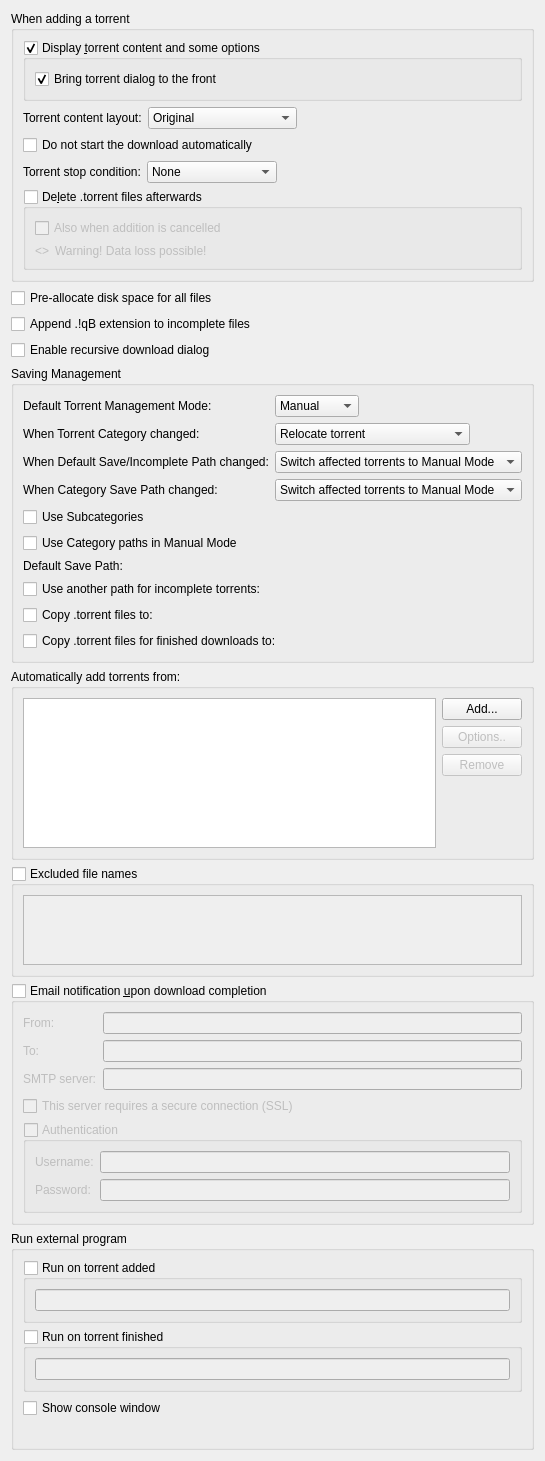
          <widget class="QWidget" name="scrollAreaWidgetContents_2">
           <property name="geometry">
            <rect>
             <x>0</x>
             <y>0</y>
             <width>470</width>
             <height>1066</height>
            </rect>
           </property>
           <layout class="QVBoxLayout" name="verticalLayout">
            <item>
             <widget class="QGroupBox" name="torrentAdditionBox">
              <property name="title">
               <string>When adding a torrent</string>
              </property>
              <layout class="QVBoxLayout" name="torrentAdditionBoxLayout">
               <item>
                <widget class="QGroupBox" name="checkAdditionDialog">
                 <property name="title">
                  <string>Display &amp;torrent content and some options</string>
                 </property>
                 <property name="checkable">
                  <bool>true</bool>
                 </property>
                 <layout class="QVBoxLayout" name="verticalLayout_18">
                  <item>
                   <widget class="QCheckBox" name="checkAdditionDialogFront">
                    <property name="text">
                     <string>Bring torrent dialog to the front</string>
                    </property>
                    <property name="checked">
                     <bool>true</bool>
                    </property>
                   </widget>
                  </item>
                 </layout>
                </widget>
               </item>
               <item>
                <layout class="QHBoxLayout" name="horizontalLayout_19">
                 <item>
                  <widget class="QLabel" name="contentLayoutLabel">
                   <property name="text">
                    <string>Torrent content layout:</string>
                   </property>
                  </widget>
                 </item>
                 <item>
                  <widget class="QComboBox" name="contentLayoutComboBox">
                   <property name="currentIndex">
                    <number>0</number>
                   </property>
                   <item>
                    <property name="text">
                     <string>Original</string>
                    </property>
                   </item>
                   <item>
                    <property name="text">
                     <string>Create subfolder</string>
                    </property>
                   </item>
                   <item>
                    <property name="text">
                     <string>Don't create subfolder</string>
                    </property>
                   </item>
                  </widget>
                 </item>
                 <item>
                  <spacer name="horizontalSpacer_20">
                   <property name="orientation">
                    <enum>Qt::Horizontal</enum>
                   </property>
                   <property name="sizeHint" stdset="0">
                    <size>
                     <width>40</width>
                     <height>20</height>
                    </size>
                   </property>
                  </spacer>
                 </item>
                </layout>
               </item>
               <item>
                <widget class="QCheckBox" name="checkStartPaused">
                 <property name="toolTip">
                  <string>The torrent will be added to download list in a paused state</string>
                 </property>
                 <property name="text">
                  <string extracomment="The torrent will be added to download list in a paused state">Do not start the download automatically</string>
                 </property>
                </widget>
               </item>
               <item>
                <layout class="QHBoxLayout" name="stopConditionLayout">
                 <item>
                  <widget class="QLabel" name="stopConditionLabel">
                   <property name="text">
                    <string>Torrent stop condition:</string>
                   </property>
                  </widget>
                 </item>
                 <item>
                  <widget class="QComboBox" name="stopConditionComboBox">
                   <property name="currentIndex">
                    <number>0</number>
                   </property>
                   <item>
                    <property name="text">
                     <string>None</string>
                    </property>
                   </item>
                   <item>
                    <property name="text">
                     <string>Metadata received</string>
                    </property>
                   </item>
                   <item>
                    <property name="text">
                     <string>Files checked</string>
                    </property>
                   </item>
                  </widget>
                 </item>
                 <item>
                  <spacer name="stopConditionSpacer">
                   <property name="orientation">
                    <enum>Qt::Horizontal</enum>
                   </property>
                   <property name="sizeHint" stdset="0">
                    <size>
                     <width>40</width>
                     <height>20</height>
                    </size>
                   </property>
                  </spacer>
                 </item>
                </layout>
               </item>
               <item>
                <widget class="QGroupBox" name="deleteTorrentBox">
                 <property name="toolTip">
                  <string>Whether the .torrent file should be deleted after adding it</string>
                 </property>
                 <property name="title">
                  <string>De&amp;lete .torrent files afterwards </string>
                 </property>
                 <property name="checkable">
                  <bool>true</bool>
                 </property>
                 <property name="checked">
                  <bool>false</bool>
                 </property>
                 <layout class="QVBoxLayout" name="deleteTorrentBoxLayout">
                  <item>
                   <widget class="QCheckBox" name="deleteCancelledTorrentBox">
                    <property name="toolTip">
                     <string>Also delete .torrent files whose addition was cancelled</string>
                    </property>
                    <property name="text">
                     <string>Also when addition is cancelled</string>
                    </property>
                   </widget>
                  </item>
                  <item>
                   <layout class="QHBoxLayout" name="deleteTorrentWarningLayout">
                    <item>
                     <widget class="QLabel" name="deleteTorrentWarningIcon">
                      <property name="sizePolicy">
                       <sizepolicy hsizetype="Fixed" vsizetype="Preferred">
                        <horstretch>0</horstretch>
                        <verstretch>0</verstretch>
                       </sizepolicy>
                      </property>
                      <property name="text">
                       <string notr="true">&lt;&gt;</string>
                      </property>
                     </widget>
                    </item>
                    <item>
                     <widget class="QLabel" name="deleteTorrentWarningLabel">
                      <property name="text">
                       <string>Warning! Data loss possible!</string>
                      </property>
                     </widget>
                    </item>
                   </layout>
                  </item>
                 </layout>
                </widget>
               </item>
              </layout>
             </widget>
            </item>
            <item>
             <widget class="QCheckBox" name="checkPreallocateAll">
              <property name="toolTip">
               <string>Allocate full file sizes on disk before starting downloads, to minimize fragmentation. Only useful for HDDs.</string>
              </property>
              <property name="text">
               <string>Pre-allocate disk space for all files</string>
              </property>
             </widget>
            </item>
            <item>
             <widget class="QCheckBox" name="checkAppendqB">
              <property name="text">
               <string>Append .!qB extension to incomplete files</string>
              </property>
             </widget>
            </item>
            <item>
             <widget class="QCheckBox" name="checkRecursiveDownload">
              <property name="toolTip">
               <string>When a torrent is downloaded, offer to add torrents from any .torrent files found inside it</string>
              </property>
              <property name="text">
               <string>Enable recursive download dialog</string>
              </property>
             </widget>
            </item>
            <item>
             <widget class="QGroupBox" name="groupSavingManagement">
              <property name="title">
               <string>Saving Management</string>
              </property>
              <layout class="QVBoxLayout" name="groupSavingManagementLayout">
               <item>
                <layout class="QGridLayout" name="gridLayout_3">
                 <item row="0" column="0">
                  <widget class="QLabel" name="label_40">
                   <property name="text">
                    <string>Default Torrent Management Mode:</string>
                   </property>
                  </widget>
                 </item>
                 <item row="0" column="1">
                  <layout class="QHBoxLayout" name="horizontalLayout_70">
                   <property name="spacing">
                    <number>10</number>
                   </property>
                   <item>
                    <widget class="QComboBox" name="comboSavingMode">
                     <property name="toolTip">
                      <string>Automatic: Various torrent properties (e.g. save path) will be decided by the associated category
Manual: Various torrent properties (e.g. save path) must be assigned manually</string>
                     </property>
                     <item>
                      <property name="text">
                       <string>Manual</string>
                      </property>
                     </item>
                     <item>
                      <property name="text">
                       <string>Automatic</string>
                      </property>
                     </item>
                    </widget>
                   </item>
                   <item>
                    <spacer name="horizontalSpacer_160">
                     <property name="orientation">
                      <enum>Qt::Horizontal</enum>
                     </property>
                     <property name="sizeHint" stdset="0">
                      <size>
                       <width>40</width>
                       <height>20</height>
                      </size>
                     </property>
                    </spacer>
                   </item>
                  </layout>
                 </item>
                 <item row="1" column="0">
                  <widget class="QLabel" name="labelTorrentCategoryChanged">
                   <property name="text">
                    <string>When Torrent Category changed:</string>
                   </property>
                  </widget>
                 </item>
                 <item row="1" column="1">
                  <layout class="QHBoxLayout" name="horizontalLayout_14">
                   <item>
                    <widget class="QComboBox" name="comboTorrentCategoryChanged">
                     <item>
                      <property name="text">
                       <string>Relocate torrent</string>
                      </property>
                     </item>
                     <item>
                      <property name="text">
                       <string>Switch torrent to Manual Mode</string>
                      </property>
                     </item>
                    </widget>
                   </item>
                   <item>
                    <spacer name="horizontalSpacer_17">
                     <property name="orientation">
                      <enum>Qt::Horizontal</enum>
                     </property>
                     <property name="sizeHint" stdset="0">
                      <size>
                       <width>40</width>
                       <height>20</height>
                      </size>
                     </property>
                    </spacer>
                   </item>
                  </layout>
                 </item>
                 <item row="2" column="0">
                  <widget class="QLabel" name="labelCategoryDefaultPathChanged">
                   <property name="text">
                    <string>When Default Save/Incomplete Path changed:</string>
                   </property>
                  </widget>
                 </item>
                 <item row="2" column="1">
                  <layout class="QHBoxLayout" name="horizontalLayout_15">
                   <item>
                    <widget class="QComboBox" name="comboCategoryDefaultPathChanged">
                     <property name="currentIndex">
                      <number>1</number>
                     </property>
                     <item>
                      <property name="text">
                       <string>Relocate affected torrents</string>
                      </property>
                     </item>
                     <item>
                      <property name="text">
                       <string>Switch affected torrents to Manual Mode</string>
                      </property>
                     </item>
                    </widget>
                   </item>
                   <item>
                    <spacer name="horizontalSpacer_18">
                     <property name="orientation">
                      <enum>Qt::Horizontal</enum>
                     </property>
                     <property name="sizeHint" stdset="0">
                      <size>
                       <width>40</width>
                       <height>20</height>
                      </size>
                     </property>
                    </spacer>
                   </item>
                  </layout>
                 </item>
                 <item row="3" column="0">
                  <widget class="QLabel" name="labelCategoryChanged">
                   <property name="text">
                    <string>When Category Save Path changed:</string>
                   </property>
                  </widget>
                 </item>
                 <item row="3" column="1">
                  <layout class="QHBoxLayout" name="horizontalLayout_17">
                   <item>
                    <widget class="QComboBox" name="comboCategoryChanged">
                     <property name="currentIndex">
                      <number>1</number>
                     </property>
                     <item>
                      <property name="text">
                       <string>Relocate affected torrents</string>
                      </property>
                     </item>
                     <item>
                      <property name="text">
                       <string>Switch affected torrents to Manual Mode</string>
                      </property>
                     </item>
                    </widget>
                   </item>
                   <item>
                    <spacer name="horizontalSpacer_19">
                     <property name="orientation">
                      <enum>Qt::Horizontal</enum>
                     </property>
                     <property name="sizeHint" stdset="0">
                      <size>
                       <width>40</width>
                       <height>20</height>
                      </size>
                     </property>
                    </spacer>
                   </item>
                  </layout>
                 </item>
                </layout>
               </item>
               <item>
                <widget class="QCheckBox" name="checkUseSubcategories">
                 <property name="text">
                  <string>Use Subcategories</string>
                 </property>
                </widget>
               </item>
               <item>
                <widget class="QCheckBox" name="checkUseCategoryPaths">
                 <property name="toolTip">
                  <string>Resolve relative Save Path against appropriate Category path instead of Default one</string>
                 </property>
                 <property name="text">
                  <string>Use Category paths in Manual Mode</string>
                 </property>
                </widget>
               </item>
               <item>
                <layout class="QGridLayout" name="gridLayout_4">
                 <item row="0" column="0">
                  <widget class="QLabel" name="labelSavePath">
                   <property name="text">
                    <string>Default Save Path:</string>
                   </property>
                  </widget>
                 </item>
                 <item row="0" column="1">
                  <widget class="FileSystemPathLineEdit" name="textSavePath" native="true"/>
                 </item>
                 <item row="1" column="0">
                  <widget class="QCheckBox" name="checkUseDownloadPath">
                   <property name="text">
                    <string>Use another path for incomplete torrents:</string>
                   </property>
                  </widget>
                 </item>
                 <item row="1" column="1">
                  <widget class="FileSystemPathLineEdit" name="textDownloadPath" native="true"/>
                 </item>
                 <item row="2" column="0">
                  <widget class="QCheckBox" name="checkExportDir">
                   <property name="text">
                    <string>Copy .torrent files to:</string>
                   </property>
                  </widget>
                 </item>
                 <item row="2" column="1">
                  <widget class="FileSystemPathLineEdit" name="textExportDir" native="true"/>
                 </item>
                 <item row="3" column="1">
                  <widget class="FileSystemPathLineEdit" name="textExportDirFin" native="true"/>
                 </item>
                 <item row="3" column="0">
                  <widget class="QCheckBox" name="checkExportDirFin">
                   <property name="text">
                    <string>Copy .torrent files for finished downloads to:</string>
                   </property>
                  </widget>
                 </item>
                </layout>
               </item>
              </layout>
             </widget>
            </item>
            <item>
             <widget class="QGroupBox" name="groupBox_2">
              <property name="title">
               <string>Automatically add torrents from:</string>
              </property>
              <layout class="QVBoxLayout" name="verticalLayout_38">
               <item>
                <layout class="QHBoxLayout" name="horizontalLayout_16">
                 <item>
                  <widget class="QTreeView" name="scanFoldersView">
                   <property name="sizePolicy">
                    <sizepolicy hsizetype="Expanding" vsizetype="Expanding">
                     <horstretch>0</horstretch>
                     <verstretch>1</verstretch>
                    </sizepolicy>
                   </property>
                   <property name="minimumSize">
                    <size>
                     <width>250</width>
                     <height>150</height>
                    </size>
                   </property>
                   <property name="editTriggers">
                    <set>QAbstractItemView::AllEditTriggers</set>
                   </property>
                   <property name="selectionMode">
                    <enum>QAbstractItemView::SingleSelection</enum>
                   </property>
                   <property name="selectionBehavior">
                    <enum>QAbstractItemView::SelectRows</enum>
                   </property>
                   <property name="textElideMode">
                    <enum>Qt::ElideNone</enum>
                   </property>
                   <property name="rootIsDecorated">
                    <bool>false</bool>
                   </property>
                   <attribute name="headerDefaultSectionSize">
                    <number>80</number>
                   </attribute>
                   <attribute name="headerStretchLastSection">
                    <bool>false</bool>
                   </attribute>
                  </widget>
                 </item>
                 <item>
                  <layout class="QVBoxLayout" name="verticalLayout_37">
                   <item>
                    <widget class="QPushButton" name="addWatchedFolderButton">
                     <property name="text">
                      <string>Add...</string>
                     </property>
                    </widget>
                   </item>
                   <item>
                    <widget class="QPushButton" name="editWatchedFolderButton">
                     <property name="enabled">
                      <bool>false</bool>
                     </property>
                     <property name="text">
                      <string>Options..</string>
                     </property>
                    </widget>
                   </item>
                   <item>
                    <widget class="QPushButton" name="removeWatchedFolderButton">
                     <property name="enabled">
                      <bool>false</bool>
                     </property>
                     <property name="text">
                      <string>Remove</string>
                     </property>
                    </widget>
                   </item>
                   <item>
                    <spacer name="verticalSpacer_6">
                     <property name="orientation">
                      <enum>Qt::Vertical</enum>
                     </property>
                     <property name="sizeHint" stdset="0">
                      <size>
                       <width>20</width>
                       <height>40</height>
                      </size>
                     </property>
                    </spacer>
                   </item>
                  </layout>
                 </item>
                </layout>
               </item>
              </layout>
             </widget>
            </item>
            <item>
             <widget class="QGroupBox" name="groupExcludedFileNames">
              <property name="title">
               <string>Excluded file names</string>
              </property>
              <property name="checkable">
               <bool>true</bool>
              </property>
              <property name="checked">
               <bool>false</bool>
              </property>
              <layout class="QVBoxLayout" name="verticalLayout_311">
               <item>
                <widget class="QPlainTextEdit" name="textExcludedFileNames">
                 <property name="toolTip">
                  <string>Blacklist filtered file names from being downloaded from torrent(s).
Files matching any of the filters in this list will have their priority automatically set to &quot;Do not download&quot;.

Use newlines to separate multiple entries. Can use wildcards as outlined below.
*: matches zero or more of any characters.
?: matches any single character.
[...]: sets of characters can be represented in square brackets.

Examples
*.exe: filter '.exe' file extension.
readme.txt: filter exact file name.
?.txt: filter 'a.txt', 'b.txt' but not 'aa.txt'.
readme[0-9].txt: filter 'readme1.txt', 'readme2.txt' but not 'readme10.txt'.</string>
                 </property>
                 <property name="lineWrapMode">
                  <enum>QPlainTextEdit::NoWrap</enum>
                 </property>
                </widget>
               </item>
              </layout>
             </widget>
            </item>
            <item>
             <widget class="QGroupBox" name="groupMailNotification">
              <property name="title">
               <string>Email notification &amp;upon download completion</string>
              </property>
              <property name="checkable">
               <bool>true</bool>
              </property>
              <property name="checked">
               <bool>false</bool>
              </property>
              <layout class="QVBoxLayout" name="verticalLayout_171">
               <item>
                <layout class="QGridLayout" name="gridLayout_9">
                 <item row="1" column="1">
                  <widget class="QLineEdit" name="lineEditDestEmail"/>
                 </item>
                 <item row="1" column="0">
                  <widget class="QLabel" name="label_2">
                   <property name="toolTip">
                    <string>Receiver</string>
                   </property>
                   <property name="text">
                    <string comment="To receiver">To:</string>
                   </property>
                  </widget>
                 </item>
                 <item row="2" column="0">
                  <widget class="QLabel" name="label_3">
                   <property name="text">
                    <string>SMTP server:</string>
                   </property>
                  </widget>
                 </item>
                 <item row="2" column="1">
                  <widget class="QLineEdit" name="lineEditSmtpServer"/>
                 </item>
                 <item row="0" column="1">
                  <widget class="QLineEdit" name="senderEmailTxt"/>
                 </item>
                 <item row="0" column="0">
                  <widget class="QLabel" name="label_25">
                   <property name="toolTip">
                    <string>Sender</string>
                   </property>
                   <property name="text">
                    <string comment="From sender">From:</string>
                   </property>
                  </widget>
                 </item>
                </layout>
               </item>
               <item>
                <widget class="QCheckBox" name="checkSmtpSSL">
                 <property name="text">
                  <string>This server requires a secure connection (SSL)</string>
                 </property>
                </widget>
               </item>
               <item>
                <widget class="QGroupBox" name="groupMailNotifAuth">
                 <property name="title">
                  <string>Authentication</string>
                 </property>
                 <property name="checkable">
                  <bool>true</bool>
                 </property>
                 <property name="checked">
                  <bool>false</bool>
                 </property>
                 <layout class="QFormLayout" name="formLayout_2">
                  <item row="0" column="0">
                   <widget class="QLabel" name="label_7">
                    <property name="text">
                     <string>Username:</string>
                    </property>
                   </widget>
                  </item>
                  <item row="0" column="1">
                   <widget class="QLineEdit" name="mailNotifUsername"/>
                  </item>
                  <item row="1" column="0">
                   <widget class="QLabel" name="label_8">
                    <property name="text">
                     <string>Password:</string>
                    </property>
                   </widget>
                  </item>
                  <item row="1" column="1">
                   <widget class="QLineEdit" name="mailNotifPassword">
                    <property name="echoMode">
                     <enum>QLineEdit::Password</enum>
                    </property>
                   </widget>
                  </item>
                 </layout>
                </widget>
               </item>
              </layout>
             </widget>
            </item>
            <item>
             <widget class="QGroupBox" name="autoRunBox">
              <property name="title">
               <string>Run external program</string>
              </property>
              <layout class="QVBoxLayout" name="verticalLayout_19">
               <item>
                <widget class="QGroupBox" name="groupBoxRunOnAdded">
                 <property name="title">
                  <string>Run on torrent added</string>
                 </property>
                 <property name="checkable">
                  <bool>true</bool>
                 </property>
                 <property name="checked">
                  <bool>false</bool>
                 </property>
                 <layout class="QVBoxLayout" name="verticalLayout_39">
                  <item>
                   <widget class="QLineEdit" name="lineEditRunOnAdded"/>
                  </item>
                 </layout>
                </widget>
               </item>
               <item>
                <widget class="QGroupBox" name="groupBoxRunOnFinished">
                 <property name="title">
                  <string>Run on torrent finished</string>
                 </property>
                 <property name="checkable">
                  <bool>true</bool>
                 </property>
                 <property name="checked">
                  <bool>false</bool>
                 </property>
                 <layout class="QVBoxLayout" name="verticalLayout_36">
                  <item>
                   <widget class="QLineEdit" name="lineEditRunOnFinished"/>
                  </item>
                 </layout>
                </widget>
               </item>
               <item>
                <widget class="QCheckBox" name="autoRunConsole">
                 <property name="text">
                  <string>Show console window</string>
                 </property>
                </widget>
               </item>
               <item>
                <widget class="QLabel" name="labelAutoRunParam">
                 <property name="wordWrap">
                  <bool>true</bool>
                 </property>
                </widget>
               </item>
              </layout>
             </widget>
            </item>
           </layout>
          </widget>
